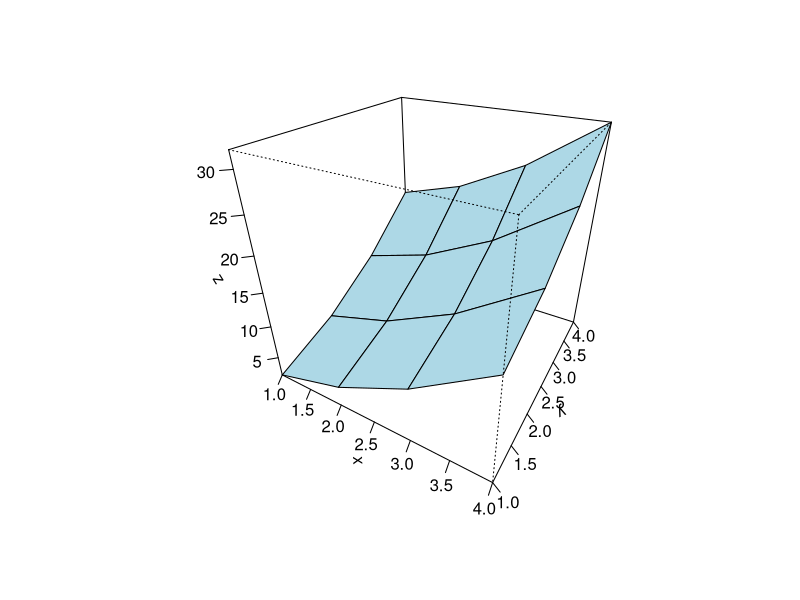
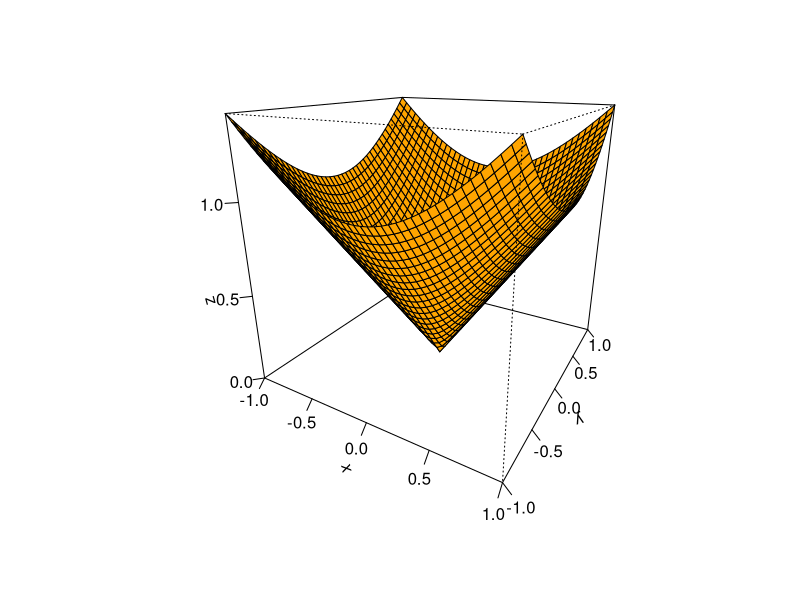

Write R code to recreate these figures, in order. (Note: this script raises an error after producing the figures.)
x = seq(1,4)
y = seq(1,4)


f1 = function(x,y){
  return (x^2+y^2)
}

z = outer(x,y,f1)

persp(x,y,z,theta = 30, phi = 30, col = 'lightblue', ticktype = 'detailed', nticks = 5)

# exemplo 21
# a:
x = seq(-1, 1, by=0.05)
y = seq(-1, 1, by=0.05)

f2 = function(x,y){
  return(sqrt(x^2+y^2))
}

z = outer(x,y,f2)

persp(x,y,z,theta = 30, phi = 20, col = 'orange', ticktype = 'detailed', nticks = 4)
ggplot2

x = seq(-5, 5, by=0.5)
y = seq(-5, 5, by=0.5)

f3 = function(x,y){
  return()
}